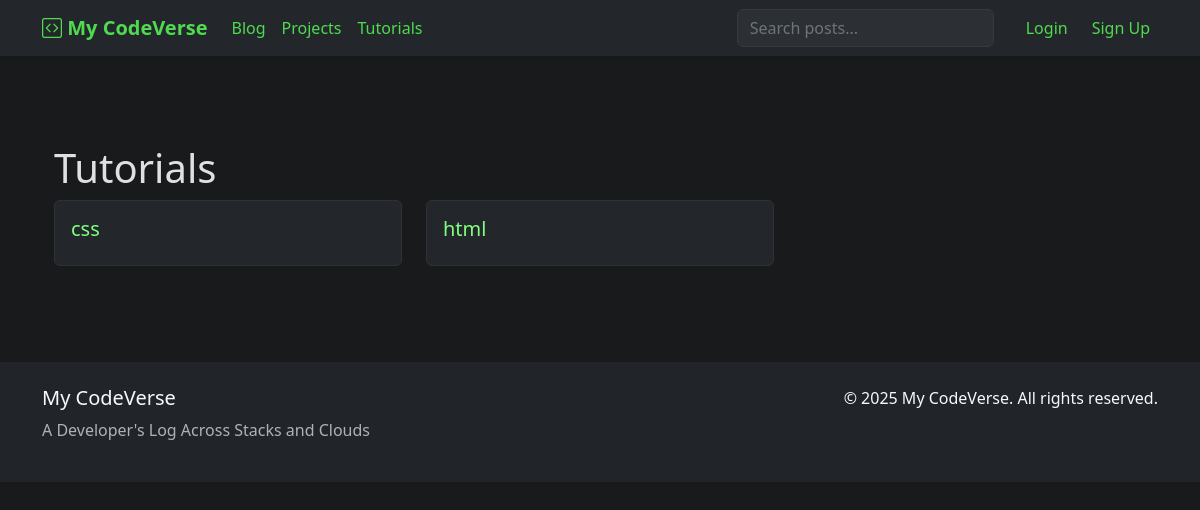
The page /tutorials/ on the database as committed earlier.
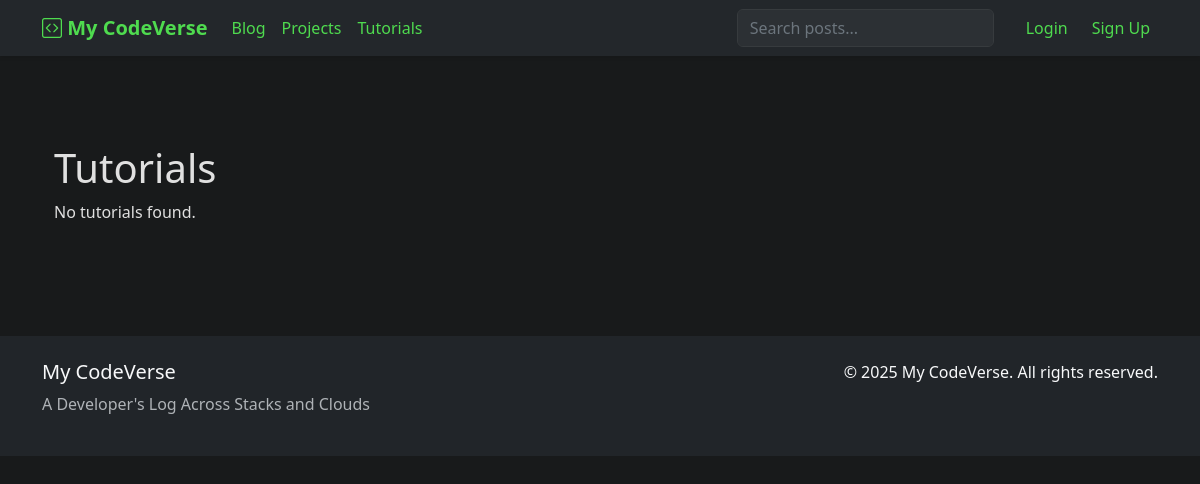
The same page on the database as committed later.
### main/models.py (models this page shows, shortened)
class Tutorial(models.Model):
    title = models.CharField(max_length=200)
    description = models.TextField()
    link = models.URLField(blank=True)
    created_at = models.DateTimeField(auto_now_add=True)
    featured = models.BooleanField(default=False)

### main/views.py (the view)
# urls.py: path('tutorials/', views.tutorial_list, name='tutorial_list'),
def tutorial_list(request):
    tutorials = Tutorial.objects.all().order_by('-created_at')
    return render(request, 'tutorial_list.html', {'tutorials': tutorials})

### main/templates/tutorial_list.html (shortened to what this page needs)
{% extends 'base.html' %}
{% block content %}
<div class="container mt-5">
    <h1>Tutorials</h1>
    <div class="row g-4">
        {% for tutorial in tutorials %}
        <div class="col-md-6 col-lg-4">
            <div class="card card-custom h-100">
                <div class="card-body">
                    <h5 class="card-title">{{ tutorial.title }}</h5>
                </div>
            </div>
        </div>
        {% empty %}
        <p>No tutorials found.</p>
        {% endfor %}
    </div>
</div>
{% endblock %}

Rows that differ between the two databases and show on the page:
removed Tutorial: title "css"
removed Tutorial: title "html"
Other text that changed with them:
text now shown: "No tutorials found."
